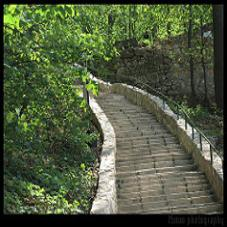
#> input picture ch08/images_08/test.jpg, 227 x 227 px
$ jupyter execute '08-7_원근_투시_변환.ipynb'   (shell and % lines are left out)
#> lines starting #> are read from the running program, lines starting #| are printed output that depends on the picture; after the words box and inside, x2 and y2 are one past the last pixel; in counts of white or black regions, pixels touching at a corner belong together
### 8.7 원근 투시(투영) 변환

[cell 1]
# 8.7.1 원근 왜곡 보정
import numpy as np, cv2

image = cv2.imread("images_08/test.jpg", cv2.IMREAD_GRAYSCALE)
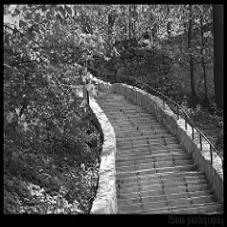
#> image: shape (227, 227); min 0, max 255, mean 83.7
if image is None: raise Exception("영상 파일 읽기 오류")

pts1 = np.float32([(80, 40), (315, 133), (75, 300), (335, 300)]) # 원본 점 4개
pts2 = np.float32([(50, 60), (340, 60), (50, 320), (340, 320)]) # 결과 점 4개

perspect_mat = cv2.getPerspectiveTransform(pts1, pts2)
dst = cv2.warpPerspective(image, perspect_mat, image.shape[1::-1], cv2.INTER_CUBIC)
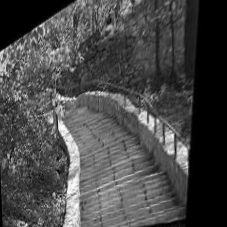
#> dst: shape (227, 227); min 0, max 255, mean 73.3
print('perspect_mat = \n%s\n' % perspect_mat)

ones = np.ones((4, 1), np.float64)
pts3 = np.append(pts1, ones, axis=1)
pts4 = cv2.gemm(pts3, perspect_mat.T, 1, None, 1)

print("원본 영상 좌표 \t 목적 영상 좌표 \t 동차 좌표 \t 변환 결과 좌표")
for i in range(len(pts4)):
    pts4[i] /= pts4[i][2]
    print("%i : %-14s %-14s %-18s %-18s" % (i, pts1[i], pts2[i], pts3[i], pts4[i]))
    cv2.circle(image, tuple(pts2[i].astype(int)), 3, (0, 255, 0), -1)
    cv2.circle(dst, tuple(pts2[i].astype(int)), 3, (0, 255, 0), -1)
#> dst: shape (227, 227); 0.06% of pixels changed, all inside (x1, y1, x2, y2) = (47, 57, 54, 64)
#> after the loop, pts4 = [[50, 60, 1], [340, 60, 1], [50, 320, 1], [340, 320, 1]]

cv2.imshow('image', image)
cv2.imshow('dst', dst)
cv2.waitKey(0)
#> Out = 27

[cell 2]
import numpy as np, cv2
from Common.functions import contain_pts

def draw_rect(img):
    rois = [(p - small, small * 2) for p in pts1]
    for (x, y), (w, h) in np.int32(rois):
        roi = img[y:y+h, x:x+w]
        val = np.full(roi.shape, 80, np.uint8)
        cv2.add(roi, val, roi)
        cv2.rectangle(img, (x, y, w, h), (0, 255, 0), 1)
#> this loop made 4 passes
#> pass 1, in draw_rect, `roi = img[y:y+h, x:x+w]`:
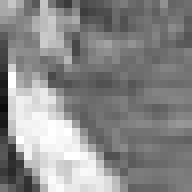
#> roi: shape (24, 24) (shown 8 times larger); min 11, max 255, mean 137.2
    cv2.polylines(img, [pts1.astype(int)], True, (0, 255, 0), 1)
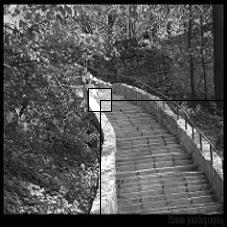
#> img: shape (227, 227); min 0, max 255, mean 83.6
    cv2.imshow('select rect', img)

def warp(img):
    perspect_mat = cv2.getPerspectiveTransform(pts1, pts2)
    dst = cv2.warpPerspective(img, perspect_mat, (350, 400), cv2.INTER_CUBIC)
    cv2.imshow("Perspective Transform", dst)

def onMouse(event, x, y, flags, param):
    global check
    if event == cv2.EVENT_LBUTTONDOWN:
        for i, p in enumerate(pts1):
            p1, p2 = p - small, p + small
            if contain_pts((x, y), p1, p2): check = i

    if event == cv2.EVENT_LBUTTONUP: check = -1

    if check >= 0:
        pts1[check] = (x, y)
        draw_rect(np.copy(image))
        warp(np.copy(image))

image = cv2.imread("images_08/test.jpg", cv2.IMREAD_GRAYSCALE)
if image is None: raise Exception("영상 파일 읽기 오류")

small = np.array([12, 12])
check = -1
pts1 = np.float32([(100, 100), (300, 100), (300, 300), (100, 300)])
pts2 = np.float32([(0, 0), (400, 0), (400, 350), (0, 350)])

draw_rect(np.copy(image))
cv2.setMouseCallback('select rect', onMouse, 0)
cv2.waitKey(0)
#> Out = 27

$ run again, with ch08/images_08/affine.jpg copied over ch08/images_08/test.jpg
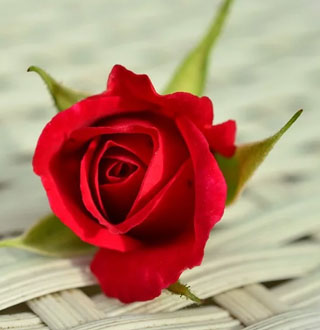
#> input picture ch08/images_08/affine.jpg, 320 x 330 px
#> `dst = cv2.warpPerspective(image, perspect_mat, image.shape[1::-1], cv2..`:
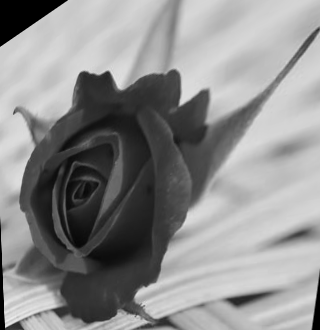
#> dst: shape (330, 320); min 0, max 236, mean 141.1
#> after the loop `for i in range(len(pts4)):`: pts4 = [[50, 60, 1], [340, 60, 1], [50, 320, 1], [340, 320, 1]]
#> `cv2.waitKey(0)`: Out = 27
#> in draw_rect, `cv2.polylines(img, [pts1.astype(int)], True, (0, 255, 0), 1)`:
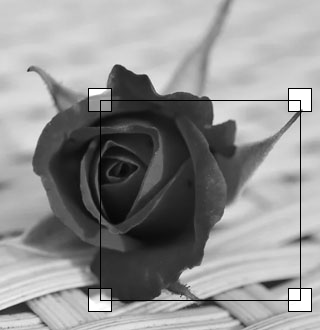
#> img: shape (330, 320); min 0, max 255, mean 145.3

$ run again, with ch08/images_08/affine1.jpg copied over ch08/images_08/test.jpg
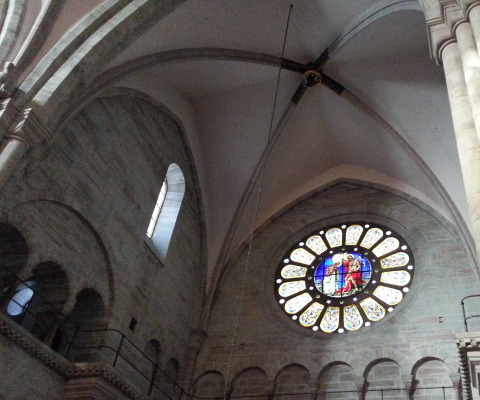
#> input picture ch08/images_08/affine1.jpg, 480 x 400 px
#> after the loop `for i in range(len(pts4)):`:
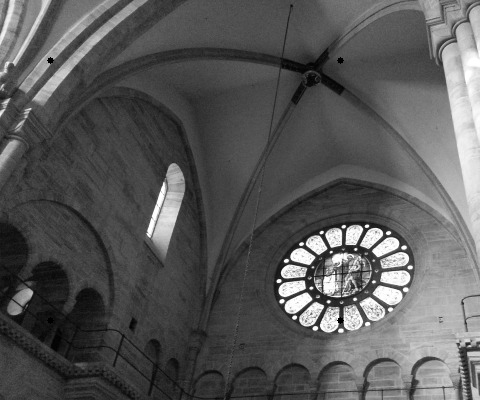
#> image: shape (400, 480); min 0, max 255, mean 88.3
#> after the loop `for i in range(len(pts4)):`: pts4 = [[50, 60, 1], [340, 60, 1], [50, 320, 1], [340, 320, 1]]
#> `cv2.waitKey(0)`: Out = 27
#> in draw_rect, `cv2.polylines(img, [pts1.astype(int)], True, (0, 255, 0), 1)`:
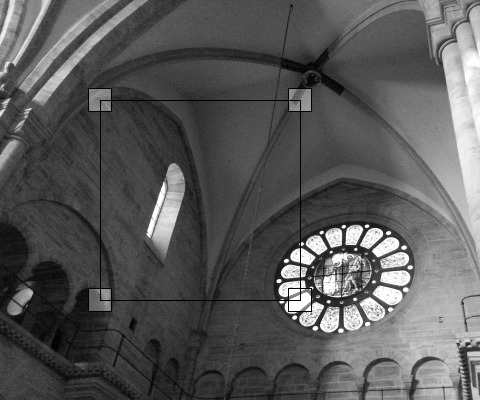
#> img: shape (400, 480); min 0, max 255, mean 88.5

$ run again, with ch08/images_08/affine2.jpg copied over ch08/images_08/test.jpg
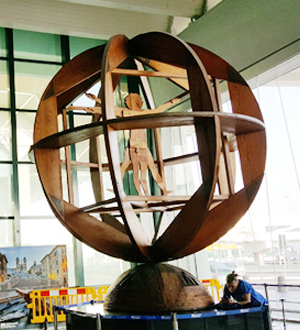
#> input picture ch08/images_08/affine2.jpg, 300 x 330 px
#> `dst = cv2.warpPerspective(image, perspect_mat, image.shape[1::-1], cv2..`:
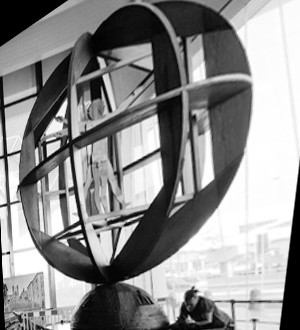
#> dst: shape (330, 300); min 0, max 255, mean 140.6
#> after the loop `for i in range(len(pts4)):`: pts4 = [[50, 60, 1], [340, 60, 1], [50, 320, 1], [340, 320, 1]]
#> `cv2.waitKey(0)`: Out = 27
#> in draw_rect, `cv2.polylines(img, [pts1.astype(int)], True, (0, 255, 0), 1)`:
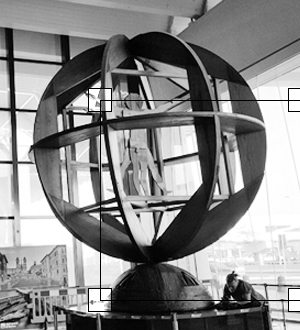
#> img: shape (330, 300); min 0, max 255, mean 136.1
